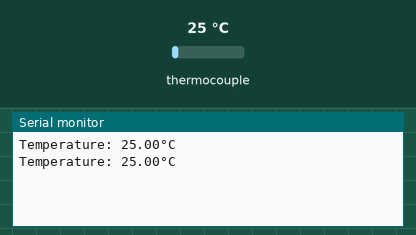
Simulated run of this sketch. Board: Arduino Uno, built with avr-gcc and run on an emulated ATmega328P. On the bench: the last lines printed to the serial monitor. The inputs (shaded band) are chosen by the test bench; at power-on: thermocouple 25 °C.

Above: at 1.2 s.
1.3 s: thermocouple set to 6 °C
At 2.4 s:
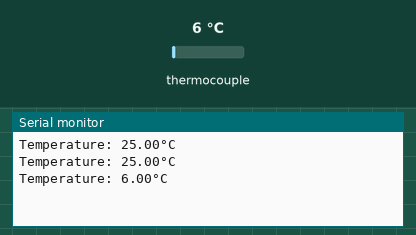
2.8 s: thermocouple set to 75 °C
At 3.8 s:
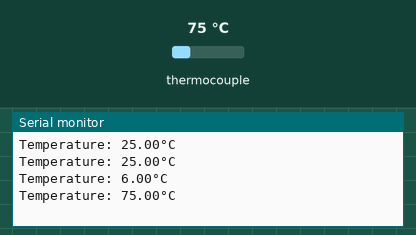
Timing chart, 0 to 5.8 s (numbered marks = the images above; inputs shaded):
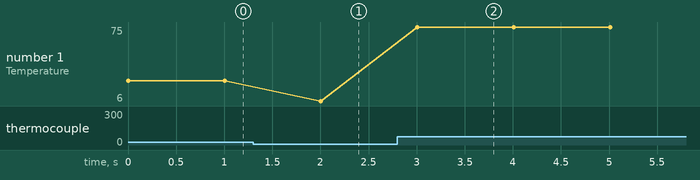

Measured:
- after the input at 1.3 s, the serial monitor: prints a new line after 0.71 s (image 1)
- after the input at 2.8 s, the serial monitor: prints a new line after 0.21 s (image 2)
- plotted number 1: 25 → 6 after the input at 1.3 s, 6 → 75 after the input at 2.8 s

The sketch:

thermocouple.ino
```cpp
#include "max6675.h"

int SO = 3;
int CS = 5;
int sck = 6;
MAX6675 module(sck, CS, SO);

void setup() {
  Serial.begin(9600);
}

void loop() {
  float temperature = module.readCelsius();
  float temperature2 = module.readFahrenheit();
  Serial.print("Temperature: ");
  Serial.print(temperature);
  Serial.println(F("°C "));
  delay(1000);
}
```
